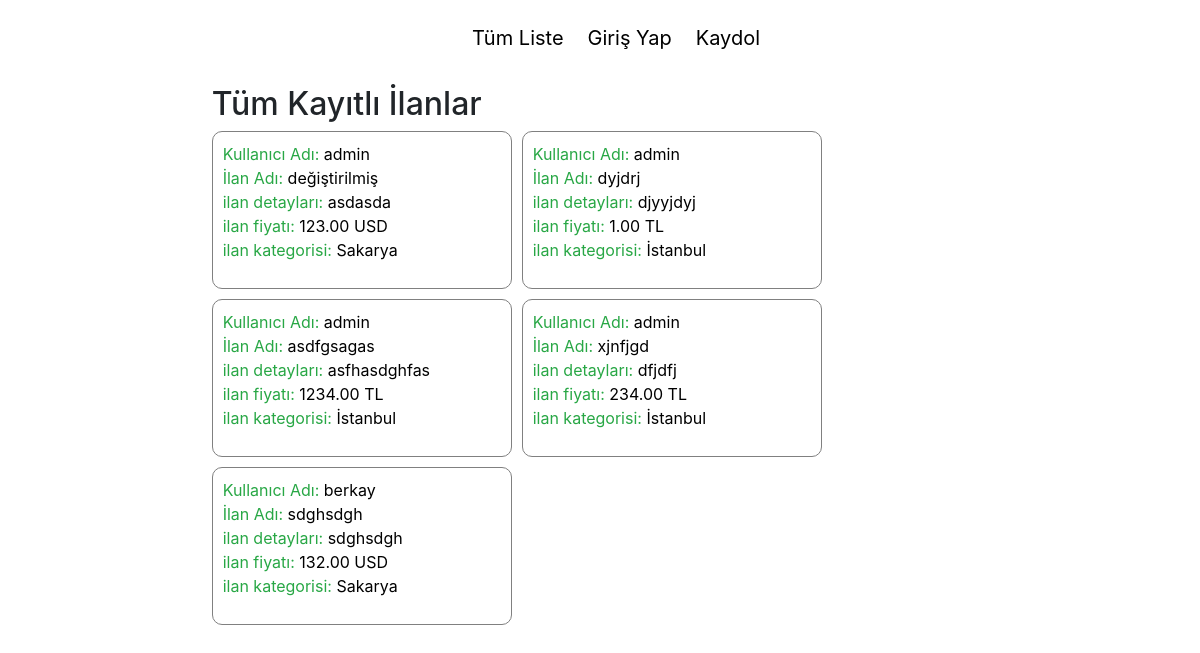
/list-all/, run on the app's committed database.
### posts/models.py (models this page shows, shortened)
class PostModel(models.Model):
    user = models.ForeignKey(User, on_delete=models.CASCADE, related_name='post_user')
    title = models.CharField(max_length=120)
    about_post = models.CharField(max_length=200)
    price = models.DecimalField(max_digits=10, decimal_places=2)
    currency  = models.CharField(max_length=5, null=True)
    category = models.CharField(max_length=15)
    releaseDate = models.DateTimeField(auto_now_add=True)
    slug = models.SlugField(unique=True, editable=False, max_length=130)
    sold_or_not_model = models.BooleanField(default=False)

### register/models.py (models this page shows)
class CustomUser(AbstractUser):
    email = models.EmailField(_('email address'), unique=True)

### posts/views.py (the view)
# urls.py: path("list-all/", views.list_all_view, name="all_posts"),
def list_all_view(response):
    p = PostModel.objects.all()
    return render(response, "posts/post_all.html", {'posts': p})

### posts/templates/posts/post_all.html
{% extends "root/base.html" %}
{% block content %}
<h2>
  Tüm Kayıtlı İlanlar
</h2>
<div class="main_border">
{% for item in posts %}
<a href="/posts/{{item.slug}}">
<div class="item_border">
<ul><span style="color: #28a745">Kullanıcı Adı:</span> {{ item.user }}
    <ul>
      <li><span style="color: #28a745">İlan Adı:</span> {{ item.title }}
            <ul>
                <li><span style="color: #28a745">ilan detayları:</span>  {{ item.about_post }}</li>
                <li><span style="color: #28a745">ilan fiyatı:</span> {{ item.price }} {{ item.currency }}</li>
                <li><span style="color: #28a745">ilan kategorisi:</span> {{ item.category }}</li>
            </ul>
        </li>
    </ul>
</ul>
</div>
</a>
{% endfor %}
</div>
{% endblock %}

### root/static/css/base.css (style rules this page uses)
* { margin: 0; padding: 0; list-style: none; }
html, body { top: 300px; height: 100%; }
a { color: #000; }
.main_border { width: 100%; height: 500px; }
.item_border { text-align: left; padding: 10px; width: 300px; height: auto; border: 1px solid grey; border-radius: 10px; float: left; margin-right: 10px; margin-bottom: 10px; }

### data on the page
PostModel: user "admin", title "değiştirilmiş", about_post "asdasda", price "123.00", currency "USD", category "Sakarya"
PostModel: user "admin", title "dyjdrj", about_post "djyyjdyj", price "1.00", currency "TL", category "İstanbul"
PostModel: user "admin", title "asdfgsagas", about_post "asfhasdghfas", price "1234.00", currency "TL", category "İstanbul"
PostModel: user "admin", title "xjnfjgd", about_post "dfjdfj", price "234.00", currency "TL", category "İstanbul"
PostModel: user "berkay", title "sdghsdgh", about_post "sdghsdgh", price "132.00", currency "USD", category "Sakarya"
